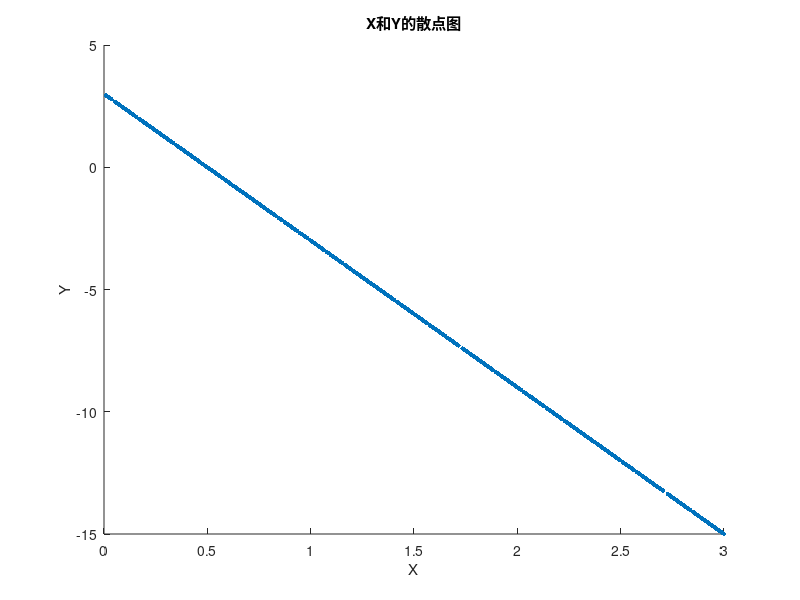

Reproduce this figure in MATLAB.
% 由问题1所产生的数据，分别计算X和Y的方差D(X)和D(Y)，以及协方差Cov(X,Y)和相关系数Corr(X,Y)，并与理论值比较。


% 加载p1的结果
load('p1_results.mat');

% 计算样本统计量
D_X = var(X);
D_Y = var(Y);
Cov_XY = cov(X,Y);
Corr_XY = corrcoef(X,Y);

% 计算理论值
% 对于U(0,3)，理论方差 = (b-a)^2/12 = (3-0)^2/12 = 9/12 = 0.75
D_X_theory = 9/12;
% Y = -6X + 3，所以D(Y) = (-6)^2 * D(X) = 36 * 0.75 = 27
D_Y_theory = 36 * D_X_theory;
% Cov(X,Y) = Cov(X, -6X + 3) = -6 * Cov(X,X) = -6 * D(X) = -6 * 0.75 = -4.5
Cov_XY_theory = -6 * D_X_theory;
% Corr(X,Y) = Cov(X,Y) / sqrt(D(X)*D(Y)) = -4.5 / sqrt(0.75 * 27) = -1
Corr_XY_theory = -1;

% 显示结果
fprintf('样本统计量：\n');
fprintf('D(X) = %.4f (理论值: %.4f)\n', D_X, D_X_theory);
fprintf('D(Y) = %.4f (理论值: %.4f)\n', D_Y, D_Y_theory);
fprintf('Cov(X,Y) = %.4f (理论值: %.4f)\n', Cov_XY(1,2), Cov_XY_theory);
fprintf('Corr(X,Y) = %.4f (理论值: %.4f)\n', Corr_XY(1,2), Corr_XY_theory);

% 绘制散点图
figure;
scatter(X, Y, 10, 'filled');
title('X和Y的散点图');
xlabel('X');
ylabel('Y'); 
